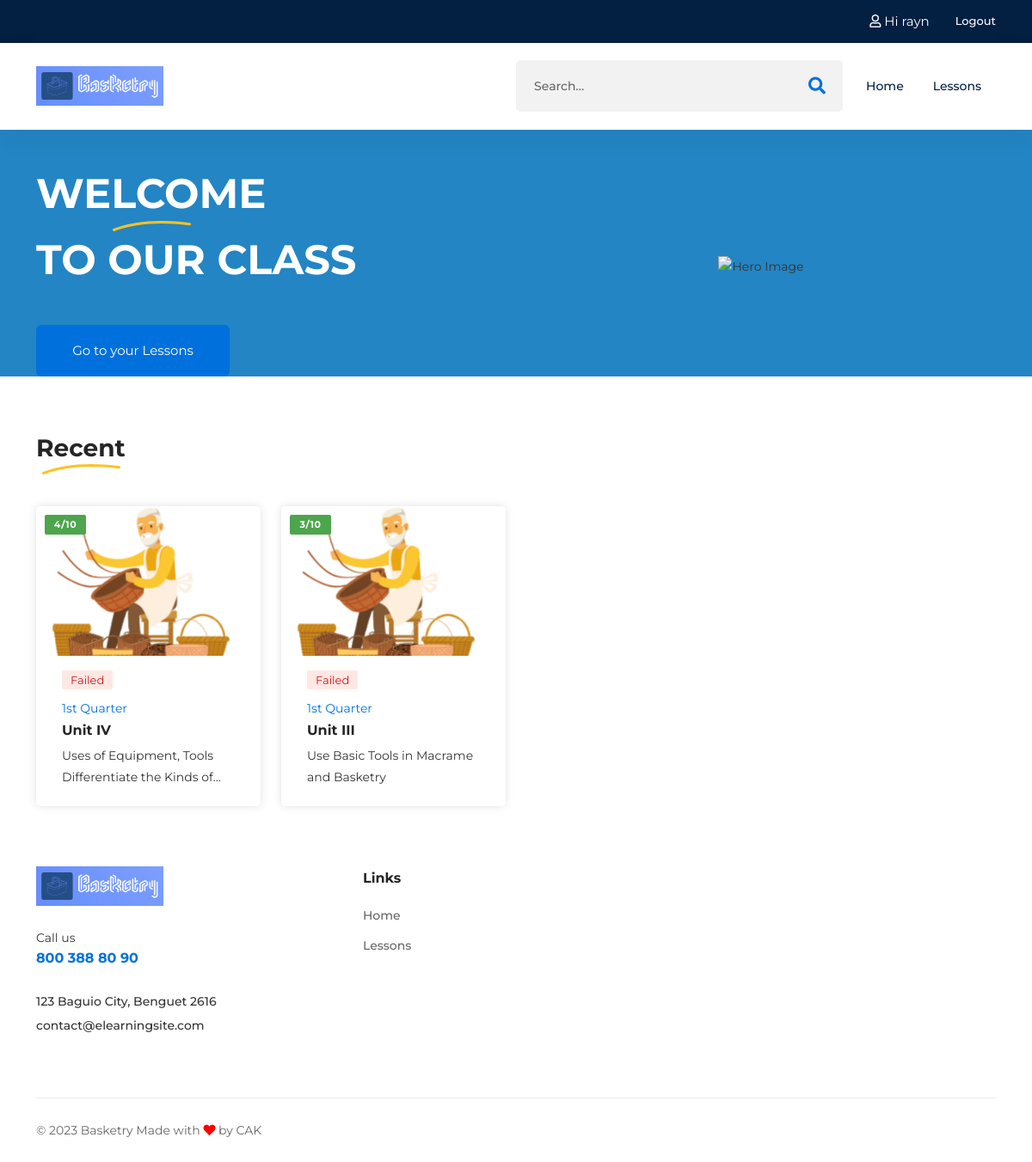
Page / (signed in) on the earlier database version.
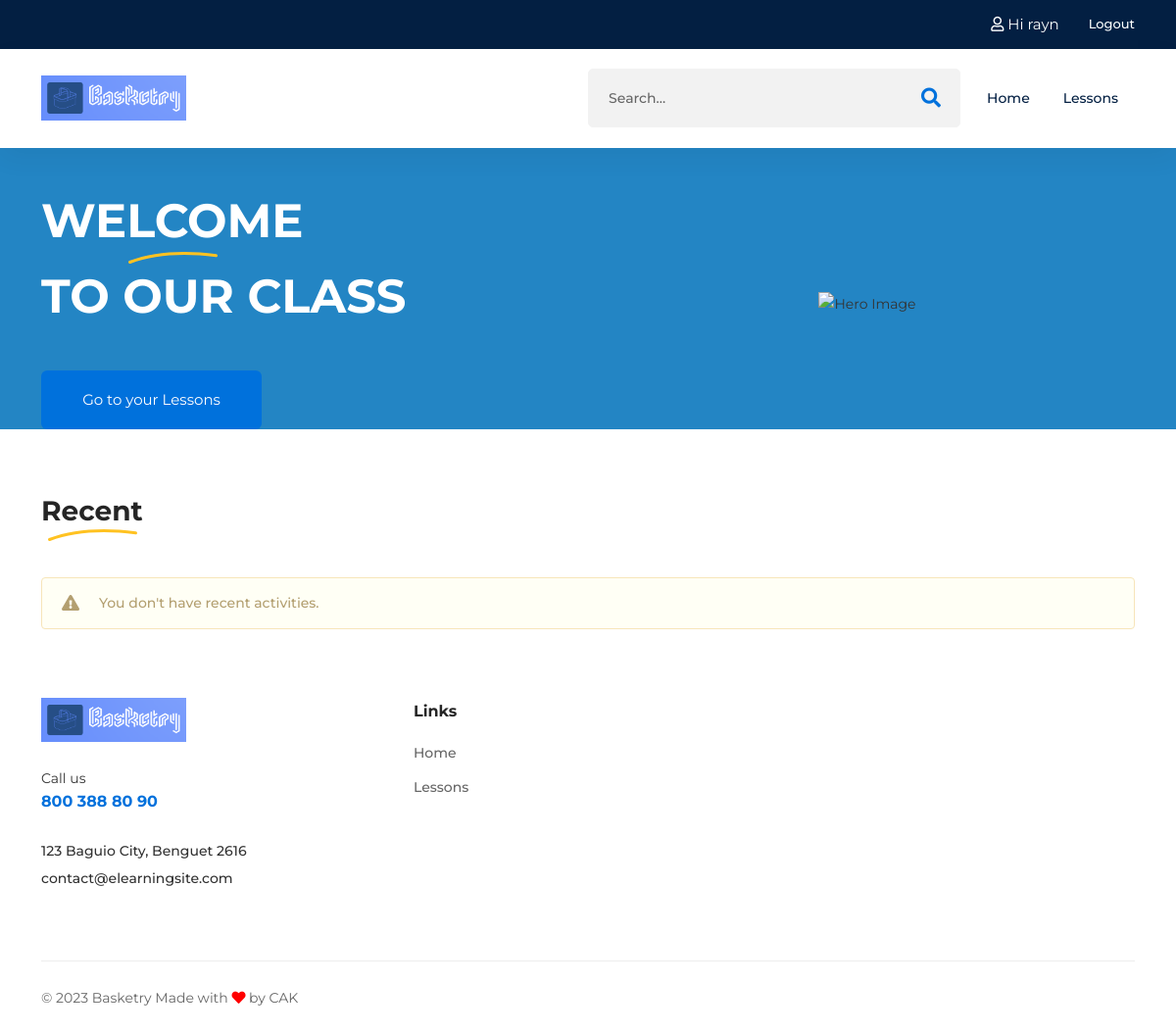
Same page on the later database version.
### emodule/models.py (models this page shows, shortened)
class StudentQuizResult(models.Model):
    module = models.ForeignKey(Module, on_delete=models.CASCADE)
    student = models.ForeignKey(Student, on_delete=models.CASCADE)
    score = models.IntegerField()
    date_taken = models.DateTimeField()
    group = models.IntegerField() # increment this after form submit. This is to group every attempt.
    status = models.CharField(max_length=100, choices=configs.ACTIVITY_STATUS)
    class Meta:
        get_latest_by = "-group"

class Module(models.Model):
    quarter = models.ForeignKey(Quarter, on_delete=models.CASCADE)
    seqno = models.IntegerField()
    name = models.CharField(max_length=200) # e.g. TLE 9-10 BASKETRY Q1_M0
    title = models.CharField(max_length=200) # e.g. History or Unit 1 or Unit 2
    description = models.CharField(max_length=200) # e.g. History of Basket weaving
    module_lesson = models.CharField(max_length=200, null=True, blank=True) # e.g. Enumerate Different Kinds of Macrame and Basketry Products
    unit_of_competency = models.CharField(max_length=200, null=True, blank=True) # e.g. ENUMERATE DIFFERENT KINDS OF MACRAME AND BASKETRY PRODUCTS
    duration = models.CharField(max_length=200, null=True, blank=True) # e.g. 5 days
    class Meta:
        verbose_name_plural = "Modules"
        ordering = ["seqno"]
    @property
    def quiz_list(self):
        return Module.objects.get(id=self.id).quiz_set.all()
    @property
    def quiz_count(self):
        quiz_list = self.quiz_list
        return sum([m.quizquestion_set.all().count() for m in quiz_list])

class Quiz(models.Model):
    module = models.ForeignKey(Module, on_delete=models.CASCADE)
    title = models.CharField(max_length=200, blank=True, null=True)
    direction = models.CharField(max_length=1000)
    class Meta:
        verbose_name_plural = "Quizzes"

class Quarter(models.Model):
    subject = models.ForeignKey(Subject, on_delete=models.CASCADE)
    name = models.CharField(max_length=200) # e.g. TLE Quarter 1
    title = models.CharField(max_length=200) # e.g. 1st Quarter
    other_title = models.CharField(max_length=200) # e.g. Quarter 1
    seqno = models.IntegerField()

### emodule/views.py (the view)
# urls.py: path('', views.HomePage.as_view(), name='index'),
class HomePage(BaseView):
    template_name = 'emodule/home.html'
    def get_context_data(self, **kwargs):
        student_user = Student.objects.get(user__id=self.request.user.id)
        context = super().get_context_data(**kwargs)
        recent_quiz_attempts = StudentQuizResult.objects.filter(student=student_user).order_by("-group")[:5]
        context['recent_quiz_attempts'] = recent_quiz_attempts
        return context

### emodule/templatetags/emodule_extras.py (called while the page is built)
@register.simple_tag
def emodule_status(status):
    if status is None or status == "":
        return None
    else:
        return status

@register.simple_tag
def emodule_score(score):
    if score is None or score == "":
        return None
    else:
        return score

@register.inclusion_tag("emodule/partial/badge.html")
def show_emodule_badge(quiz_or_assessment_list, status):
    return {
        "quiz_or_assessment_list": quiz_or_assessment_list,
        "status": status
    }

### emodule/utils.py (called while the page is built)
def base_context():
    return {
        "subject_list": Subject.objects.all()
    }

def update_context(context, new_context):
    context.update(new_context)
    return context

### emodule/views.py (called while the page is built)
    def get_context_data(self, **kwargs):
        context = super().get_context_data(**kwargs)
        context = utils.update_context(context, utils.base_context())
        context['search_source'] = Module.objects.all()
        context['assessment_max_attempts'] = configs.ASSESSMENT_MAX_ATTEMPTS
        return context

### emodule/templates/emodule/home.html (shortened to what this page needs)
{% extends 'emodule/base.html' %}
{% load static %}
{% load emodule_extras %}
{% block content %}
<div class="slider-section slider-section-02">
    <div class="slider-wrapper scene">
        <div class="container">
            <div class="row align-items-center gy-10">
                <div class="col-md-6">
                    <div class="slider-caption-02" data-aos="fade-up" data-aos-duration="1000">
                        <h2 class="slider-caption-02__main-title" sty>
                            <mark>WELCOME</mark> <br> TO OUR CLASS
                        </h2>
                        <a href="{% url 'emodule:subject-detail' subject_list.first.id %}"
                            class="slider-caption-02__btn btn btn-primary btn-hover-secondary">Go to your Lessons</a>
                    </div>
                </div>
                <div class="col-md-6">
                    <div class="slider-image pb-0">
                        <div class="slider-image__image text-center" data-aos="fade-up" data-aos-duration="1000">
                            <img src="{% static 'emodule/images/home-05-hero-image.fw.png' %}" alt="Hero Image" width="700" height="541">
                        </div>
                    </div>
                </div>
            </div>
        </div>
    </div>
</div>
<div class="courses-section section-padding-02">
    <div class="container">
        <div class="row">
            <div class="col-lg-6">
                <div class="section-title" data-aos="fade-up" data-aos-duration="1000">
                    <h2 class="section-title__title">
                        <mark>Recent</mark>
                    </h2>
                </div>
            </div>
        </div>
        <div class="tab-content">
            {% if recent_quiz_attempts %}
            <div class="tab-pane fade show active" id="tab1">
                <div class="row row-cols-xl-4 g-6">
                    {% for attempt in recent_quiz_attempts %}
                    {% emodule_status attempt.status as current_quiz_status %}
                    {% emodule_score attempt.score as current_score %}
                    {% include 'emodule/partial/module-card-grid.html' with module=attempt.module quiz_status=current_quiz_status quiz_score=current_score %}
                    {% endfor %}
                </div>
            </div>
            {% else %}
            {% include 'emodule/partial/warning-message.html' with message="You don't have recent activities." %}
            {% endif %}
        </div>
    </div>
</div>
    {% endblock content %}

### emodule/templates/emodule/partial/module-card-grid.html
{% load static %}
{% load emodule_extras %}
<div class="col-xl-3 col-lg-4 col-sm-6">
    <div class="course-item-02" data-aos="fade-up" data-aos-duration="1000">
        <div class="course-header">
            <div class="course-header__thumbnail rounded-0">
                <a href="{% url 'emodule:module-detail' module.quarter.subject.id module.quarter.id module.id %}"><img
                        src="{% static 'emodule/images/courses/module-cover-sm.png' %}" alt="courses" width="330"
                        height="221"></a>
            </div>
            <div class="course-header__badge">
                <span class="quiz-score-badge">{{quiz_score}}/{{module.quiz_count}}</span>
            </div>
        </div>
        <div class="course-info-02">
            {% show_emodule_badge module.quiz_set.all quiz_status %}
            <div class="course-info-02__category">
                <a href="{% url 'emodule:subject-detail' module.quarter.id %}">{{module.quarter.title}}</a>
            </div>
            <h3 class="course-info-02__title"><a href="{% url 'emodule:module-detail' module.quarter.subject.id module.quarter.id module.id %}">{{module.title}}</a></h3>
            <div class="course-info-02__description">
                <p>{{module.description}}</p>
            </div>
        </div>
    </div>
</div>

### emodule/templates/emodule/partial/badge.html
{% if quiz_or_assessment_list and status %}
    <span class="course-info-02__badge-text {% if status == 'Passed' %}badge-success{% elif status == 'Failed' %}badge-alert{% endif %}">{{status}}</span>
{% elif quiz_or_assessment_list and not status %}
    <span class="course-info-02__badge-text badge-info">Not yet taken</span>
{% else %}
    <span class="course-info-02__badge-text badge-warning">No activity</span>
{% endif %}

Differences in the rows shown:
removed StudentQuizResult: score "4", status "Failed"
removed Module: quiz_count "10", quarter "1st Quarter", title "Unit IV", description "Uses of Equipment, Tools Differentiate the Kinds…"
removed StudentQuizResult: score "3", status "Failed"
no longer on this page (row edited): Module: quiz_count "10", quarter "1st Quarter", title "Unit III", description "Use Basic Tools in Macrame and Basketry"
Other differences:
{{ message }}: (not shown) → "You don't have recent activities."
